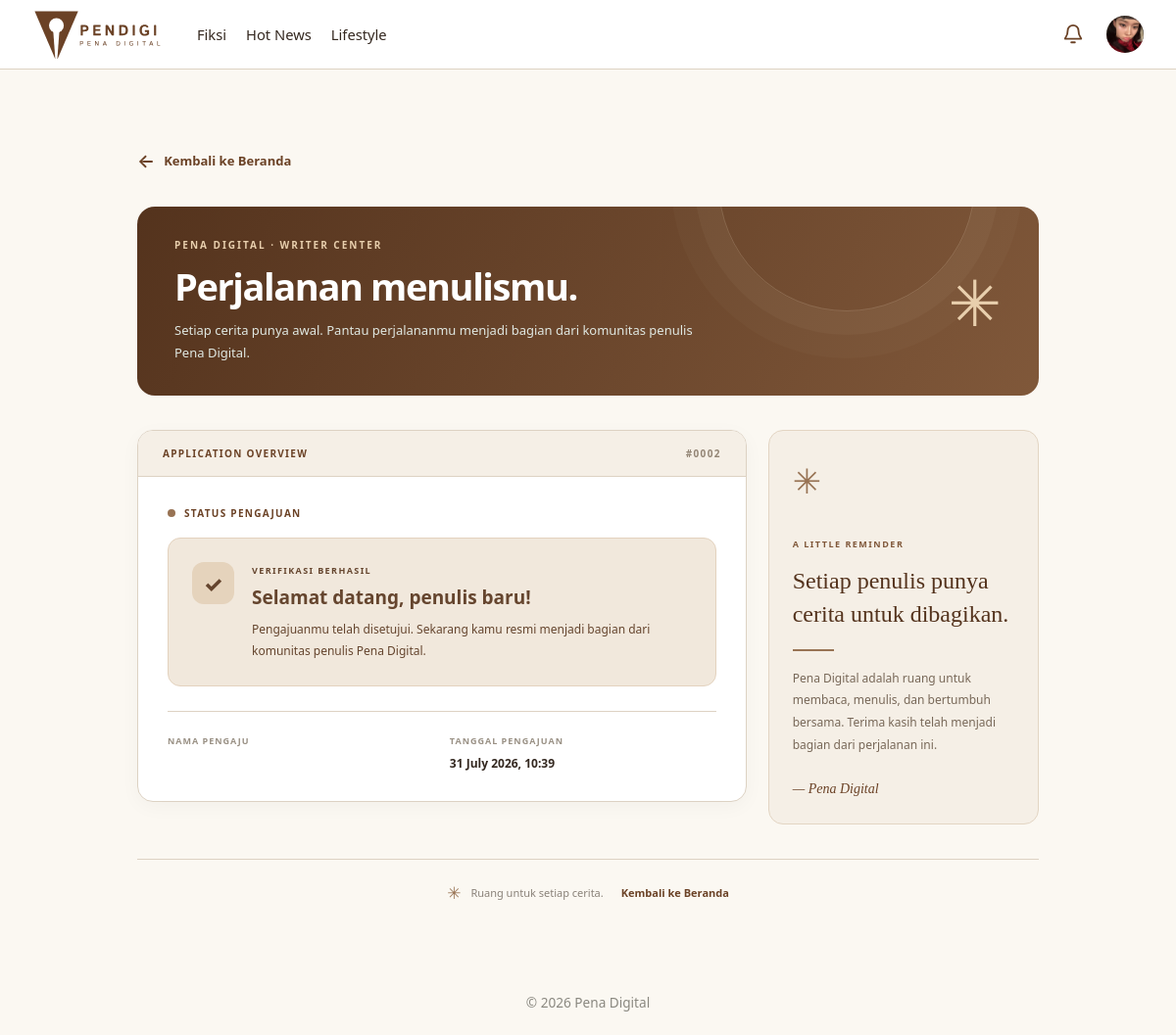
Page /accounts/status-kontributor/ (signed in) on the committed database.
### articles/models.py (models this page shows, shortened)
class Categories(models.Model):
    name = models.CharField(max_length=50, unique=True)
    class Meta:
        verbose_name_plural = "Categories"

### accounts/models.py (models this page shows, shortened)
class Users(AbstractUser):
    role = models.CharField(
        max_length=20,
        choices=Role.choices,
        default=Role.PEMBACA
    )
    status_kontributor = models.CharField(
        max_length=20,
        choices=StatusKontributor.choices,
        default=StatusKontributor.NONE
    )
    profile_picture = models.ImageField(upload_to='profile_pictures/', null=True, blank=True)
    bio = models.CharField(max_length=150, blank=True)
    banner_picture = models.ImageField(
        upload_to='profile_banners/',
        blank=True,
        null=True,
    )
    publisher_id = models.CharField(
        max_length=20,
        unique=True,
        null=True,
        blank=True,
        verbose_name='ID Publisher',
    )

class ContributorApplication(models.Model):
    user = models.ForeignKey(
        Users,
        on_delete=models.CASCADE,
        related_name='contributor_applications',
    )
    nik = models.CharField(
        max_length=16,
        verbose_name='NIK',
    )
    full_name = models.CharField(
        max_length=150,
        verbose_name='Nama lengkap',
    )
    address = models.TextField(
        verbose_name='Alamat',
        blank=True,
        default='',
    )
    occupation = models.CharField(
        max_length=100,
        verbose_name='Pekerjaan',
        blank=True,
        default='',
    )
    email = models.EmailField(
        verbose_name='Email',
        blank=True,
        default='',
    )
    bio = models.TextField(
        verbose_name='Bio',
        blank=True,
        default='',
    )
    portfolio_link = models.URLField(
        verbose_name='Link portofolio',
        blank=True,
        default='',
    )
    status = models.CharField(
        max_length=20,
        choices=StatusKontributor.choices,
        default=StatusKontributor.PENDING,
    )
    admin_notes = models.TextField(
        null=True,
        blank=True,
    )
    submitted_at = models.DateTimeField(
        auto_now_add=True,
    )
    class Meta:
        ordering = ['-submitted_at']
        verbose_name = 'Pengajuan Kontributor'
        verbose_name_plural = 'Pengajuan Kontributor'

### accounts/views.py (the view)
@login_required
def contributor_application_status(request):
    application = (
        ContributorApplication.objects
        .filter(user=request.user)
        .order_by('-submitted_at')
        .first()
    )
    if application is None:
        messages.info(
            request,
            'Kamu belum memiliki pengajuan kontributor.',
        )
        return redirect('apply_contributor')
    context = {
        'application': application,
        'publisher_id': request.user.publisher_id,
    }
    return render(
        request,
        'accounts/contributor_application_status.html',
        context,
    )

### articles/context_processor.py (called while the page is built)
def navbar_categories(request):
    return {
        'navbar_categories': Categories.objects.all().order_by('name')
    }

### fiction/context_processors.py (called while the page is built)
def fiction_navigation(request):
    all_tags_raw = (
        Stories.objects
        .filter(status=StatusStory.APPROVED)
        .exclude(tags='')
        .values_list('tags', flat=True)
    )
    unique_tags = set()
    for tag_string in all_tags_raw:
        for tag in tag_string.split():
            tag = tag.strip().lower()
            if tag:
                unique_tags.add(tag)
    return {
        'fiction_tags': sorted(unique_tags),
    }

### interactions/context_processors.py (called while the page is built)
def navbar_notifications(request):
    if not request.user.is_authenticated:
        return {
            'navbar_notifications': [],
            'navbar_unread_count': 0,
        }
    from .models import Activity
    activities = (
        Activity.objects
        .filter(recipient=request.user)
        .select_related(
            'actor',
            'article',
            'chapter',
            'chapter__story',
        )
        .order_by('-created_at')
    )
    return {
        'navbar_notifications': activities[:5],
        'navbar_unread_count': activities.filter(
            is_read=False
        ).count(),
    }

### accounts/templates/accounts/contributor_application_status.html (shortened to what this page needs)
{% extends 'app_base.html' %}
{% load static %}
{% block extra_css %}
<link rel="stylesheet" href="{% static 'css/contributor_application_status.css' %}">
{% endblock %}
{% block content %}
<div class="contributor-status-page">
    <header class="status-page-header">
        <a href="{% url 'articles:article_list' %}" class="status-back-link">
            <span aria-hidden="true">←</span>
            Kembali ke Beranda
        </a>
        <div class="status-heading">
            <div>
                <span class="status-eyebrow">PENA DIGITAL · WRITER CENTER</span>
                <h1>Perjalanan menulismu.</h1>
                <p>
                    Setiap cerita punya awal. Pantau perjalananmu menjadi
                    bagian dari komunitas penulis Pena Digital.
                </p>
            </div>
            <div class="status-heading-decoration" aria-hidden="true">
                ✳
            </div>
        </div>
    </header>
    <main class="status-layout">
        <section class="status-main-card">
            <div class="status-card-topline">
                <span>APPLICATION OVERVIEW</span>
                <span>#{{ application.pk|stringformat:"04d" }}</span>
            </div>
            <div class="status-card-content">
                <div class="status-section-label">
                    <span class="status-section-dot"></span>
                    STATUS PENGAJUAN
                </div>
                {% if application.status == 'pending' %}
                    <div class="status-indicator status-pending">
                        <div class="status-symbol">◷</div>
                        <div>
                            <span class="status-caption">SEDANG DIPROSES</span>
                            <h2>Pengajuan sedang ditinjau.</h2>
                            <p>
                                Pengajuanmu sudah diterima. Admin sedang
                                meninjau informasi yang kamu kirimkan.
                                Mohon tunggu hasil verifikasi.
                            </p>
                        </div>
                    </div>
                {% elif application.status == 'approved' %}
                    <div class="status-indicator status-approved">
                        <div class="status-symbol">✓</div>
                        <div>
                            <span class="status-caption">VERIFIKASI BERHASIL</span>
                            <h2>Selamat datang, penulis baru!</h2>
                            <p>
                                Pengajuanmu telah disetujui. Sekarang kamu
                                resmi menjadi bagian dari komunitas
                                penulis Pena Digital.
                            </p>
                        </div>
                    </div>
                {% endif %}
                <div class="status-submission-info">
                    <div>
                        <span class="info-label">NAMA PENGAJU</span>
                    </div>
                    <div>
                        <span class="info-label">TANGGAL PENGAJUAN</span>
                        <strong>{{ application.submitted_at|date:"d F Y, H:i" }}</strong>
                    </div>
                </div>
            </div>
        </section>
        <aside class="status-side-card">
            <span class="side-card-decoration">✳</span>
            <span class="side-card-eyebrow">A LITTLE REMINDER</span>
            <h2>Setiap penulis punya cerita untuk dibagikan.</h2>
            <div class="side-card-divider"></div>
            <p>
                Pena Digital adalah ruang untuk membaca, menulis,
                dan bertumbuh bersama. Terima kasih telah menjadi
                bagian dari perjalanan ini.
            </p>
            <span class="side-card-signature">— Pena Digital</span>
        </aside>
    </main>
    <footer class="status-page-footer">
        <span>✳</span>
        <p>Ruang untuk setiap cerita.</p>
        <a href="{% url 'articles:article_list' %}">Kembali ke Beranda</a>
    </footer>
</div>
{% endblock %}

### templates/app_base.html (shortened to what this page needs)
{% extends 'base.html' %}
{% load static %}
{% block body %}
<header class="navbar">
    <a
        href="{% url 'articles:article_list' %}"
        class="brand"
    >
        <img
            src="{% static 'images/pendigi-logo-tulisan.svg' %}"
            alt="Pena Digital"
            class="logo"
        >
    </a>
    <div
        class="navbar-collapse"
        id="navbarCollapse"
    >
        <nav class="nav-links">
            {% for cat in navbar_categories %}
                {% if cat.name|lower != 'non-fiksi' %}
                    {% if cat.name|lower == 'fiksi' %}
                        <a href="{% url 'fiction:story_list' %}">
                            {{ cat.name }}
                        </a>
                    {% else %}
                        <a href="{% url 'articles:article_list' %}?kategori={{ cat.name|urlencode }}">
                            {{ cat.name }}
                        </a>
                    {% endif %}
                {% endif %}
            {% endfor %}
        </nav>
        <div class="navbar-actions">
            {% if user.is_authenticated %}
            <div class="navbar-dropdown notification-dropdown">
                <button
                    type="button"
                    class="navbar-icon-button notification-button"
                    aria-label="Notifikasi"
                    aria-expanded="false"
                    title="Notifikasi"
                >
                    <svg
                        xmlns="http://www.w3.org/2000/svg"
                        width="22"
                        height="22"
                        viewBox="0 0 24 24"
                        fill="none"
                        stroke="currentColor"
                        stroke-width="2"
                        stroke-linecap="round"
                        stroke-linejoin="round"
                    >
                        <path d="M18 8a6 6 0 0 0-12 0c0 7-3 7-3 9h18c0-2-3-2-3-9"/>
                        <path d="M10 21h4"/>
                    </svg>
                </button>
            </div>
                <div class="navbar-dropdown profile-dropdown">
                    <button
                        type="button"
                        class="navbar-profile-button"
                        aria-label="Menu profil"
                        aria-expanded="false"
                    >
                        {% if user.profile_picture %}
                            <img
                                src="{{ user.profile_picture.url }}"
                                alt="{{ user.username }}"
                                class="navbar-profile-avatar"
                            >
                        {% else %}
                            <span class="navbar-profile-avatar navbar-profile-placeholder">
                                {{ user.username|first|upper }}
                            </span>
                        {% endif %}
                    </button>
                </div>
            {% endif %}
        </div>
    </div>
</header>
<main class="content">
    {% block content %}
    {% endblock %}
</main>
<footer class="footer">
    <p>
        &copy; {% now 'Y' %} Pena Digital
    </p>
</footer>
{% endblock %}

### static/css/base.css (style rules this page uses)
:root { --paper: #FBF8F2; --ink: #2F5D50; --ink-dark: #234840; --brown: #6B4226; --brown-dark: #54331d; --divider: #DDD6C9; --text: #2A2420; }
* { box-sizing: border-box; margin: 0; padding: 0; }
body { font-family: system-ui, -apple-system, sans-serif; background: var(--paper); color: var(--text); }
a { color: inherit; }
.content { max-width: 1000px; margin: 32px auto; padding: 0 16px; }
.footer { text-align: center; padding: 24px; color: #8a8880; font-size: 0.85rem; }
.navbar { position: relative; display: flex; align-items: center; width: 100%; padding: 10px 32px; background: #fff; border-bottom: 1px solid var(--divider); gap: 28px; z-index: 1000; }
.brand { display: flex; align-items: center; flex-shrink: 0; text-decoration: none; }
.logo { display: block; width: auto; height: 50px; }
.navbar-collapse { display: flex; align-items: center; justify-content: space-between; flex: 1; min-width: 0; gap: 24px; }
.nav-links { display: flex; align-items: center; gap: 20px; white-space: nowrap; }
.nav-links a { color: var(--text); font-size: 0.92rem; text-decoration: none; transition: color .15s ease; }
.navbar-actions { display: flex; align-items: center; gap: 14px; flex-shrink: 0; }
.navbar-icon-button { display: flex; align-items: center; justify-content: center; width: 38px; height: 38px; padding: 0; border: none; background: transparent; color: var(--brown); cursor: pointer; border-radius: 50%; transition: background .15s ease, color .15s ease; }
.navbar-profile-button { display: flex; align-items: center; justify-content: center; width: 40px; height: 40px; padding: 0; border: none; background: transparent; cursor: pointer; border-radius: 50%; }
.navbar-profile-avatar { display: flex; align-items: center; justify-content: center; width: 38px; height: 38px; border-radius: 50%; object-fit: cover; background: #d8d3c8; color: var(--text); font-size: .9rem; font-weight: 600; }
.navbar-dropdown { position: relative; }
.notification-dropdown { position: relative; }
.notification-button { position: relative; display: flex; align-items: center; justify-content: center; }
.notification-button { position: relative; }

### rows in the picture
Categories: name "Fiksi"
Categories: name "Hot News"
Categories: name "Lifestyle"
Users: profile_picture (picture)
ContributorApplication: pk "0002", submitted_at "31 July 2026, 10:39"
